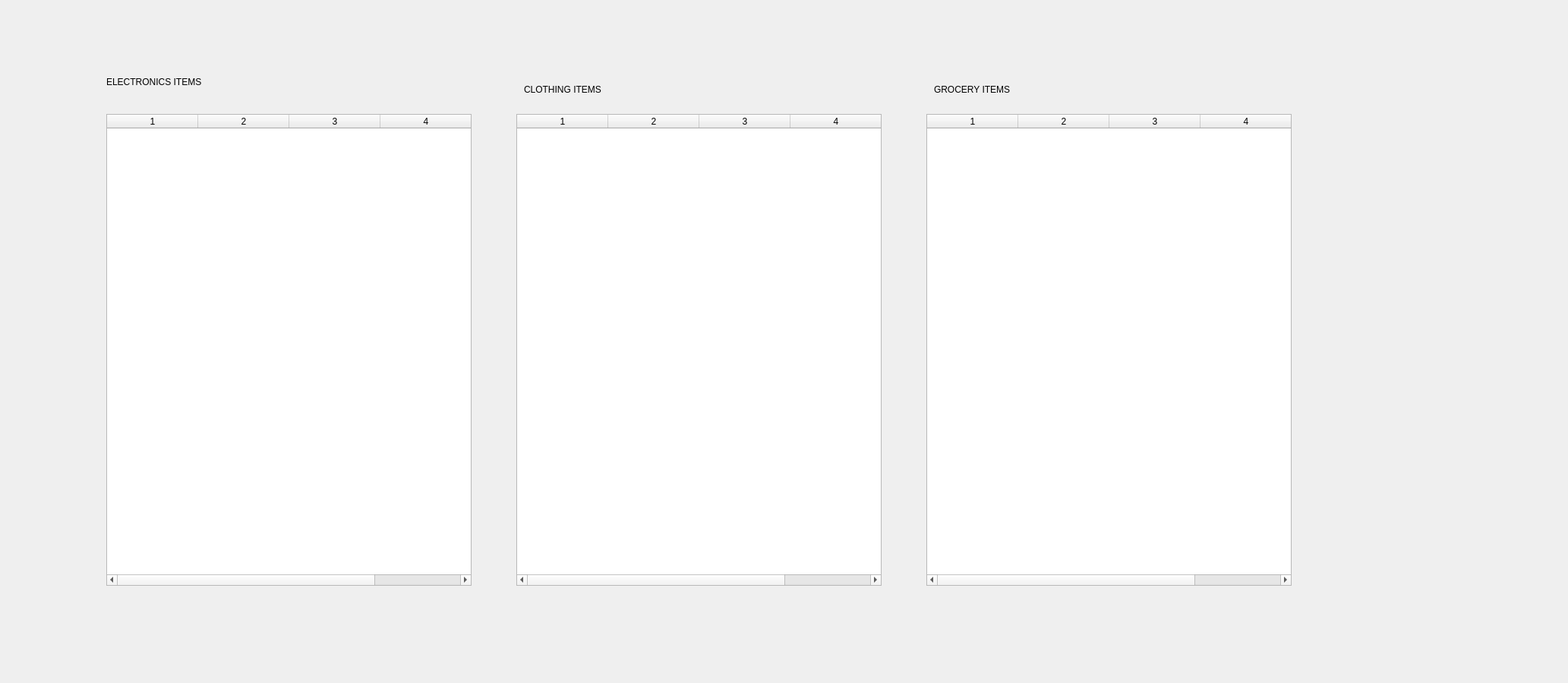
<?xml version="1.0" encoding="UTF-8"?>
<ui version="4.0">
 <class>prod_displayClass</class>
 <widget class="QDialog" name="prod_displayClass">
  <property name="geometry">
   <rect>
    <x>0</x>
    <y>0</y>
    <width>2065</width>
    <height>899</height>
   </rect>
  </property>
  <property name="windowTitle">
   <string>prod_display</string>
  </property>
  <property name="windowIcon">
   <iconset>
    <normaloff>icon.png</normaloff>icon.png</iconset>
  </property>
  <widget class="QTableWidget" name="elect_tableWidget">
   <property name="geometry">
    <rect>
     <x>140</x>
     <y>150</y>
     <width>481</width>
     <height>621</height>
    </rect>
   </property>
   <property name="columnCount">
    <number>4</number>
   </property>
   <attribute name="horizontalHeaderDefaultSectionSize">
    <number>120</number>
   </attribute>
   <column/>
   <column/>
   <column/>
   <column/>
  </widget>
  <widget class="QTableWidget" name="groc_tableWidget">
   <property name="geometry">
    <rect>
     <x>1220</x>
     <y>150</y>
     <width>481</width>
     <height>621</height>
    </rect>
   </property>
   <property name="columnCount">
    <number>4</number>
   </property>
   <attribute name="horizontalHeaderDefaultSectionSize">
    <number>120</number>
   </attribute>
   <column/>
   <column/>
   <column/>
   <column/>
  </widget>
  <widget class="QTableWidget" name="cloth_tableWidget">
   <property name="geometry">
    <rect>
     <x>680</x>
     <y>150</y>
     <width>481</width>
     <height>621</height>
    </rect>
   </property>
   <property name="columnCount">
    <number>4</number>
   </property>
   <attribute name="horizontalHeaderDefaultSectionSize">
    <number>120</number>
   </attribute>
   <column/>
   <column/>
   <column/>
   <column/>
  </widget>
  <widget class="QLabel" name="label">
   <property name="geometry">
    <rect>
     <x>140</x>
     <y>100</y>
     <width>141</width>
     <height>16</height>
    </rect>
   </property>
   <property name="text">
    <string>ELECTRONICS ITEMS</string>
   </property>
  </widget>
  <widget class="QLabel" name="label_2">
   <property name="geometry">
    <rect>
     <x>1230</x>
     <y>110</y>
     <width>141</width>
     <height>16</height>
    </rect>
   </property>
   <property name="text">
    <string>GROCERY ITEMS</string>
   </property>
  </widget>
  <widget class="QLabel" name="label_3">
   <property name="geometry">
    <rect>
     <x>690</x>
     <y>110</y>
     <width>121</width>
     <height>16</height>
    </rect>
   </property>
   <property name="text">
    <string>CLOTHING ITEMS</string>
   </property>
  </widget>
 </widget>
 <layoutdefault spacing="6" margin="11"/>
 <resources/>
 <connections/>
</ui>
